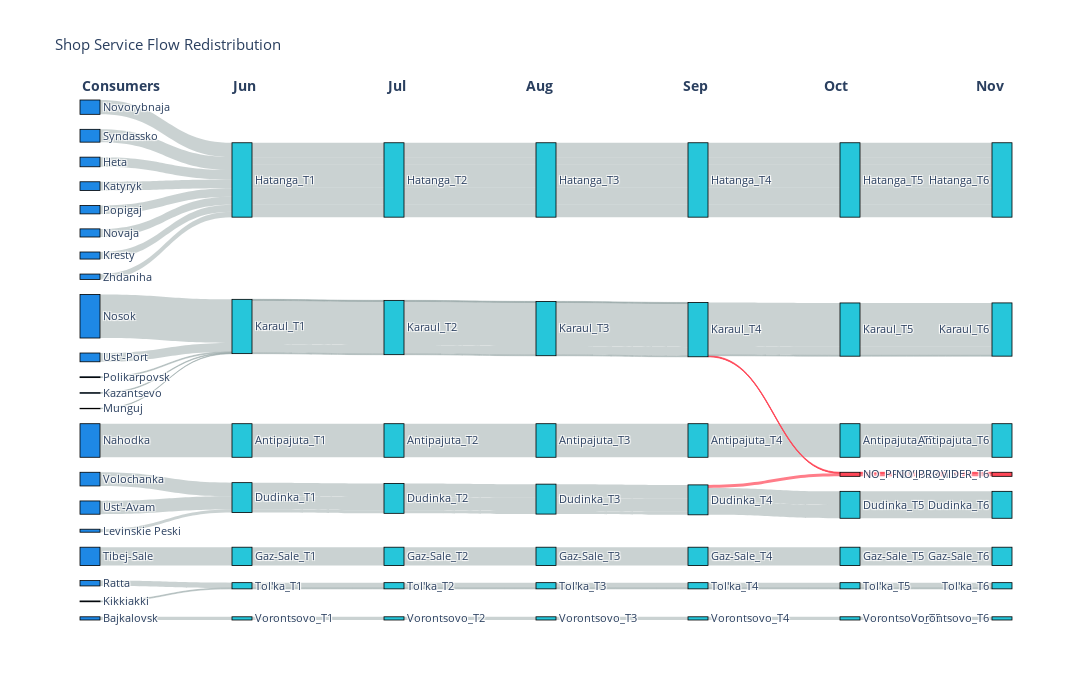

The notebook cell this image was saved under:
### Code cell
import plotly.graph_objects as go
import pandas as pd


def create_clean_sankey(
    graphs,
    month_start,
    service_name,
    min_flow=1,
):
    """
    Create clean Sankey: Consumers -> T1_Providers -> T2_Providers -> T3_Providers
    Simple and straightforward approach
    """

    print(f"Creating Sankey for {len(graphs)} time periods...")

    # Step 1: Get all unique consumers (from first graph), excluding self-sufficient ones
    G1 = graphs[0]
    consumers = {}  # {consumer_name: total_demand}

    # Find settlements with self-loops and full provision
    self_sufficient = set()
    for source, target, data in G1.edges(data=True):
        if data.get("is_service_flow", False) and source == target:  # Self-loop
            # Check if this settlement has full provision
            node_data = G1.nodes[source]
            provision = node_data.get("provision", 0)
            if provision >= 1.0:  # Fully provided
                self_sufficient.add(source)

    print(
        f"Excluding {len(self_sufficient)} self-sufficient settlements: {list(self_sufficient)}"
    )

    # Add consumers excluding self-sufficient ones
    for node_name, node_data in G1.nodes(data=True):
        demand = node_data.get("demand", 0)
        if demand > 0 and node_name not in self_sufficient:
            consumers[node_name] = demand

    print(f"Found {len(consumers)} consumers")

    # Step 2: Get provider assignments for each time period
    all_assignments = []  # [{consumer: provider}, {consumer: provider}, ...]

    for t, G in enumerate(graphs):
        assignments = {}

        # Get service flows (exclude self-service completely)
        for source, target, data in G.edges(data=True):
            if (
                data.get("is_service_flow", False)
                and data.get("assignment", 0) >= min_flow
                and source != target
            ):  # Only external service flows
                if source in consumers:  # Only consumers we know about
                    assignments[source] = target

        # For consumers with NO external assignments, they go to NO_PROVIDER
        # (This excludes self-sufficient settlements completely)
        for consumer in consumers:
            if consumer not in assignments:
                assignments[consumer] = "NO_PROVIDER"

        all_assignments.append(assignments)
        print(
            f"T{t+1}: {len([p for p in assignments.values() if p != 'NO_PROVIDER'])} assignments, "
            f"{len([p for p in assignments.values() if p == 'NO_PROVIDER'])} no provider"
        )

    # Step 3: Create Sankey nodes
    sankey_nodes = []
    node_indices = {}

    # Add consumers (sorted by demand)
    sorted_consumers = sorted(consumers.items(), key=lambda x: x[1], reverse=True)
    for consumer, demand in sorted_consumers:
        sankey_nodes.append(consumer)
        node_indices[consumer] = len(sankey_nodes) - 1

    # Add providers for each time period (sorted by total flow they receive)
    for t in range(len(graphs)):
        # Calculate total flow to each provider
        provider_flows = {}
        for consumer, provider in all_assignments[t].items():
            consumer_demand = consumers[consumer]
            if provider not in provider_flows:
                provider_flows[provider] = 0
            provider_flows[provider] += consumer_demand

        # Sort providers by flow
        sorted_providers = sorted(
            provider_flows.items(), key=lambda x: x[1], reverse=True
        )

        for provider, flow in sorted_providers:
            provider_label = f"{provider}_T{t+1}"
            sankey_nodes.append(provider_label)
            node_indices[provider_label] = len(sankey_nodes) - 1

    print(f"Created {len(sankey_nodes)} nodes")

    # Step 4: Create Sankey flows
    sankey_sources = []
    sankey_targets = []
    sankey_values = []

    # Flows from consumers to T1 providers
    for consumer, provider in all_assignments[0].items():
        consumer_demand = consumers[consumer]
        provider_label = f"{provider}_T1"

        source_idx = node_indices[consumer]
        target_idx = node_indices[provider_label]

        sankey_sources.append(source_idx)
        sankey_targets.append(target_idx)
        sankey_values.append(consumer_demand)

    # Flows between time periods (T1 -> T2, T2 -> T3, etc.)
    for t in range(len(all_assignments) - 1):
        current_assignments = all_assignments[t]
        next_assignments = all_assignments[t + 1]

        for consumer in consumers:
            consumer_demand = consumers[consumer]

            current_provider = current_assignments[consumer]
            next_provider = next_assignments[consumer]

            current_label = f"{current_provider}_T{t+1}"
            next_label = f"{next_provider}_T{t+2}"

            source_idx = node_indices[current_label]
            target_idx = node_indices[next_label]

            sankey_sources.append(source_idx)
            sankey_targets.append(target_idx)
            sankey_values.append(consumer_demand)

    print(f"Created {len(sankey_sources)} flows")

    # Step 6: Create colors
    node_colors = []
    for node in sankey_nodes:
        if node in consumers:  # Consumer
            node_colors.append("#1E88E5")  # Blue instead of red
        elif "NO_PROVIDER" in node:  # No provider
            node_colors.append("#FF4757")  # Dark red
        else:  # Provider
            node_colors.append("#26C6DA")  # Light teal

    # Create flow colors
    flow_colors = []
    for i in range(len(sankey_sources)):
        target_node = sankey_nodes[sankey_targets[i]]
        if "NO_PROVIDER" in target_node:
            flow_colors.append("rgba(255, 71, 87, 0.7)")  # Red for NO_PROVIDER
        else:
            flow_colors.append("rgba(149, 165, 166, 0.5)")  # Gray for normal flows

    # Step 7: Create Plotly figure with simpler positioning
    fig = go.Figure(
        data=[
            go.Sankey(
                node=dict(
                    pad=15,
                    thickness=20,
                    line=dict(color="black", width=0.8),
                    label=sankey_nodes,
                    color=node_colors,
                    # Remove x,y positioning to let Plotly handle it naturally
                ),
                link=dict(
                    source=sankey_sources,
                    target=sankey_targets,
                    value=sankey_values,
                    color=flow_colors,
                ),
            )
        ]
    )

    # Determine number of time periods for dynamic headers
    num_periods = len(graphs)

    # Create column headers based on number of periods
    annotations = [
        dict(
            x=0.00,
            y=1.05,
            text="<b>Consumers</b>",
            showarrow=False,
            xref="paper",
            yref="paper",
            font=dict(size=14),
        ),
    ]

    # Add provider column headers dynamically
    for t in range(num_periods):
        x_pos = 0.16 + ((t) / (num_periods))  # Spread provider columns evenly
        annotations.append(
            dict(
                x=x_pos,
                y=1.05,
                text=f"<b>{month_order[month_start+t]}</b>",
                showarrow=False,
                xref="paper",
                yref="paper",
                font=dict(size=14),
            )
        )

    fig.update_layout(
        title_text=f"{service_name.title()} Service Flow Redistribution",
        font_size=11,
        width=1400,
        height=700,
        annotations=annotations,
    )

    fig.show()
    return fig


# Usage:
# Usage example:
for service in ["shop"]:
    try:
        month_start = 5
        graphs = all_results[SETTL_NAME][service]["stats"].graphs[month_start:11]
        fig = create_clean_sankey(graphs, service_name=service, month_start=month_start)
    except Exception as ex:
        print(ex)

### Figure 1 — Plotly figure (JSON) as saved in the notebook; plotly's stock layout.template omitted (floating-point values rounded to 4 significant figures)
{"data": [{"link": {"color": ["rgba(149, 165, 166, 0.5)", "rgba(149, 165, 166, 0.5)", "rgba(149, 165, 166, 0.5)", "rgba(149, 165, 166, 0.5)", "rgba(149, 165, 166, 0.5)", "rgba(149, 165, 166, 0.5)", "rgba(149, 165, 166, 0.5)", "rgba(149, 165, 166, 0.5)", "rgba(149, 165, 166, 0.5)", "rgba(149, 165, 166, 0.5)", "rgba(149, 165, 166, 0.5)", "rgba(149, 165, 166, 0.5)", "rgba(149, 165, 166, 0.5)", "rgba(149, 165, 166, 0.5)", "rgba(149, 165, 166, 0.5)", "rgba(149, 165, 166, 0.5)", "rgba(149, 165, 166, 0.5)", "rgba(149, 165, 166, 0.5)", "rgba(149, 165, 166, 0.5)", "rgba(149, 165, 166, 0.5)", "rgba(149, 165, 166, 0.5)", "rgba(149, 165, 166, 0.5)", "rgba(149, 165, 166, 0.5)", "rgba(149, 165, 166, 0.5)", "rgba(149, 165, 166, 0.5)", "rgba(149, 165, 166, 0.5)", "rgba(149, 165, 166, 0.5)", "rgba(149, 165, 166, 0.5)", "rgba(149, 165, 166, 0.5)", "rgba(149, 165, 166, 0.5)", "rgba(149, 165, 166, 0.5)", "rgba(149, 165, 166, 0.5)", "rgba(149, 165, 166, 0.5)", "rgba(149, 165, 166, 0.5)", "rgba(149, 165, 166, 0.5)", "rgba(149, 165, 166, 0.5)", "rgba(149, 165, 166, 0.5)", "rgba(149, 165, 166, 0.5)", "rgba(149, 165, 166, 0.5)", "rgba(149, 165, 166, 0.5)", "rgba(149, 165, 166, 0.5)", "rgba(149, 165, 166, 0.5)", "rgba(149, 165, 166, 0.5)", "rgba(149, 165, 166, 0.5)", "rgba(149, 165, 166, 0.5)", "rgba(149, 165, 166, 0.5)", "rgba(149, 165, 166, 0.5)", "rgba(149, 165, 166, 0.5)", "rgba(149, 165, 166, 0.5)", "rgba(149, 165, 166, 0.5)", "rgba(149, 165, 166, 0.5)", "rgba(149, 165, 166, 0.5)", "rgba(149, 165, 166, 0.5)", "rgba(149, 165, 166, 0.5)", "rgba(149, 165, 166, 0.5)", "rgba(149, 165, 166, 0.5)", "rgba(149, 165, 166, 0.5)", "rgba(149, 165, 166, 0.5)", "rgba(149, 165, 166, 0.5)", "rgba(149, 165, 166, 0.5)", "rgba(149, 165, 166, 0.5)", "rgba(149, 165, 166, 0.5)", "rgba(149, 165, 166, 0.5)", "rgba(149, 165, 166, 0.5)", "rgba(149, 165, 166, 0.5)", "rgba(149, 165, 166, 0.5)", "rgba(149, 165, 166, 0.5)", "rgba(149, 165, 166, 0.5)", "rgba(149, 165, 166, 0.5)", "rgba(149, 165, 166, 0.5)", "rgba(149, 165, 166, 0.5)", "rgba(149, 165, 166, 0.5)", "rgba(149, 165, 166, 0.5)", "rgba(149, 165, 166, 0.5)", "rgba(149, 165, 166, 0.5)", "rgba(149, 165, 166, 0.5)", "rgba(149, 165, 166, 0.5)", "rgba(149, 165, 166, 0.5)", "rgba(149, 165, 166, 0.5)", "rgba(149, 165, 166, 0.5)", "rgba(149, 165, 166, 0.5)", "rgba(149, 165, 166, 0.5)", "rgba(149, 165, 166, 0.5)", "rgba(149, 165, 166, 0.5)", "rgba(149, 165, 166, 0.5)", "rgba(149, 165, 166, 0.5)", "rgba(149, 165, 166, 0.5)", "rgba(255, 71, 87, 0.7)", "rgba(255, 71, 87, 0.7)", "rgba(149, 165, 166, 0.5)", "rgba(149, 165, 166, 0.5)", "rgba(149, 165, 166, 0.5)", "rgba(149, 165, 166, 0.5)", "rgba(149, 165, 166, 0.5)", "rgba(149, 165, 166, 0.5)", "rgba(149, 165, 166, 0.5)", "rgba(149, 165, 166, 0.5)", "rgba(149, 165, 166, 0.5)", "rgba(255, 71, 87, 0.7)", "rgba(149, 165, 166, 0.5)", "rgba(149, 165, 166, 0.5)", "rgba(149, 165, 166, 0.5)", "rgba(149, 165, 166, 0.5)", "rgba(149, 165, 166, 0.5)", "rgba(149, 165, 166, 0.5)", "rgba(149, 165, 166, 0.5)", "rgba(149, 165, 166, 0.5)", "rgba(149, 165, 166, 0.5)", "rgba(255, 71, 87, 0.7)", "rgba(255, 71, 87, 0.7)", "rgba(149, 165, 166, 0.5)", "rgba(149, 165, 166, 0.5)", "rgba(149, 165, 166, 0.5)", "rgba(149, 165, 166, 0.5)", "rgba(149, 165, 166, 0.5)", "rgba(149, 165, 166, 0.5)", "rgba(149, 165, 166, 0.5)", "rgba(149, 165, 166, 0.5)", "rgba(149, 165, 166, 0.5)", "rgba(255, 71, 87, 0.7)", "rgba(149, 165, 166, 0.5)", "rgba(149, 165, 166, 0.5)", "rgba(149, 165, 166, 0.5)", "rgba(149, 165, 166, 0.5)", "rgba(149, 165, 166, 0.5)", "rgba(149, 165, 166, 0.5)"], "source": [1, 15, 2, 19, 20, 0, 4, 5, 8, 13, 7, 17, 12, 11, 16, 3, 14, 18, 9, 10, 6, 23, 27, 25, 22, 22, 22, 24, 24, 22, 21, 21, 22, 21, 21, 24, 21, 26, 26, 21, 21, 21, 30, 34, 32, 29, 29, 29, 31, 31, 29, 28, 28, 29, 28, 28, 31, 28, 33, 33, 28, 28, 28, 37, 41, 39, 36, 36, 36, 38, 38, 36, 35, 35, 36, 35, 35, 38, 35, 40, 40, 35, 35, 35, 44, 48, 46, 43, 43, 43, 45, 45, 43, 42, 42, 43, 42, 42, 45, 42, 47, 47, 42, 42, 42, 51, 56, 53, 55, 55, 50, 52, 52, 50, 49, 49, 50, 49, 49, 55, 49, 54, 54, 49, 49, 49], "target": [23, 27, 25, 22, 22, 22, 24, 24, 22, 21, 21, 22, 21, 21, 24, 21, 26, 26, 21, 21, 21, 30, 34, 32, 29, 29, 29, 31, 31, 29, 28, 28, 29, 28, 28, 31, 28, 33, 33, 28, 28, 28, 37, 41, 39, 36, 36, 36, 38, 38, 36, 35, 35, 36, 35, 35, 38, 35, 40, 40, 35, 35, 35, 44, 48, 46, 43, 43, 43, 45, 45, 43, 42, 42, 43, 42, 42, 45, 42, 47, 47, 42, 42, 42, 51, 56, 53, 55, 55, 50, 52, 52, 50, 49, 49, 50, 49, 49, 55, 49, 54, 54, 49, 49, 49, 59, 64, 61, 63, 63, 58, 60, 60, 58, 57, 57, 58, 57, 57, 63, 57, 62, 62, 57, 57, 57], "value": [157, 15, 86, 3, 2, 204, 64, 62, 41, 25, 45, 4, 33, 38, 14, 67, 25, 4, 41, 39, 60, 157, 15, 86, 3, 2, 204, 64, 62, 41, 25, 45, 4, 33, 38, 14, 67, 25, 4, 41, 39, 60, 157, 15, 86, 3, 2, 204, 64, 62, 41, 25, 45, 4, 33, 38, 14, 67, 25, 4, 41, 39, 60, 157, 15, 86, 3, 2, 204, 64, 62, 41, 25, 45, 4, 33, 38, 14, 67, 25, 4, 41, 39, 60, 157, 15, 86, 3, 2, 204, 64, 62, 41, 25, 45, 4, 33, 38, 14, 67, 25, 4, 41, 39, 60, 157, 15, 86, 3, 2, 204, 64, 62, 41, 25, 45, 4, 33, 38, 14, 67, 25, 4, 41, 39, 60]}, "node": {"color": ["#1E88E5", "#1E88E5", "#1E88E5", "#1E88E5", "#1E88E5", "#1E88E5", "#1E88E5", "#1E88E5", "#1E88E5", "#1E88E5", "#1E88E5", "#1E88E5", "#1E88E5", "#1E88E5", "#1E88E5", "#1E88E5", "#1E88E5", "#1E88E5", "#1E88E5", "#1E88E5", "#1E88E5", "#26C6DA", "#26C6DA", "#26C6DA", "#26C6DA", "#26C6DA", "#26C6DA", "#26C6DA", "#26C6DA", "#26C6DA", "#26C6DA", "#26C6DA", "#26C6DA", "#26C6DA", "#26C6DA", "#26C6DA", "#26C6DA", "#26C6DA", "#26C6DA", "#26C6DA", "#26C6DA", "#26C6DA", "#26C6DA", "#26C6DA", "#26C6DA", "#26C6DA", "#26C6DA", "#26C6DA", "#26C6DA", "#26C6DA", "#26C6DA", "#26C6DA", "#26C6DA", "#26C6DA", "#26C6DA", "#FF4757", "#26C6DA", "#26C6DA", "#26C6DA", "#26C6DA", "#26C6DA", "#26C6DA", "#26C6DA", "#FF4757", "#26C6DA"], "label": ["Nosok", "Nahodka", "Tibej-Sale", "Novorybnaja", "Volochanka", "Ust'-Avam", "Syndassko", "Heta", "Ust'-Port", "Katyryk", "Popigaj", "Novaja", "Kresty", "Zhdaniha", "Ratta", "Bajkalovsk", "Levinskie Peski", "Polikarpovsk", "Kikkiakki", "Kazantsevo", "Munguj", "Hatanga_T1", "Karaul_T1", "Antipajuta_T1", "Dudinka_T1", "Gaz-Sale_T1", "Tol'ka_T1", "Vorontsovo_T1", "Hatanga_T2", "Karaul_T2", "Antipajuta_T2", "Dudinka_T2", "Gaz-Sale_T2", "Tol'ka_T2", "Vorontsovo_T2", "Hatanga_T3", "Karaul_T3", "Antipajuta_T3", "Dudinka_T3", "Gaz-Sale_T3", "Tol'ka_T3", "Vorontsovo_T3", "Hatanga_T4", "Karaul_T4", "Antipajuta_T4", "Dudinka_T4", "Gaz-Sale_T4", "Tol'ka_T4", "Vorontsovo_T4", "Hatanga_T5", "Karaul_T5", "Antipajuta_T5", "Dudinka_T5", "Gaz-Sale_T5", "Tol'ka_T5", "NO_PROVIDER_T5", "Vorontsovo_T5", "Hatanga_T6", "Karaul_T6", "Antipajuta_T6", "Dudinka_T6", "Gaz-Sale_T6", "Tol'ka_T6", "NO_PROVIDER_T6", "Vorontsovo_T6"], "line": {"color": "black", "width": 0.8}, "pad": 15, "thickness": 20}, "type": "sankey"}], "layout": {"annotations": [{"font": {"size": 14}, "showarrow": false, "text": "<b>Consumers</b>", "x": 0, "xref": "paper", "y": 1.05, "yref": "paper"}, {"font": {"size": 14}, "showarrow": false, "text": "<b>Jun</b>", "x": 0.16, "xref": "paper", "y": 1.05, "yref": "paper"}, {"font": {"size": 14}, "showarrow": false, "text": "<b>Jul</b>", "x": 0.3267, "xref": "paper", "y": 1.05, "yref": "paper"}, {"font": {"size": 14}, "showarrow": false, "text": "<b>Aug</b>", "x": 0.4933, "xref": "paper", "y": 1.05, "yref": "paper"}, {"font": {"size": 14}, "showarrow": false, "text": "<b>Sep</b>", "x": 0.66, "xref": "paper", "y": 1.05, "yref": "paper"}, {"font": {"size": 14}, "showarrow": false, "text": "<b>Oct</b>", "x": 0.8267, "xref": "paper", "y": 1.05, "yref": "paper"}, {"font": {"size": 14}, "showarrow": false, "text": "<b>Nov</b>", "x": 0.9933, "xref": "paper", "y": 1.05, "yref": "paper"}], "font": {"size": 11}, "height": 700, "title": {"text": "Shop Service Flow Redistribution"}, "width": 1400}}
